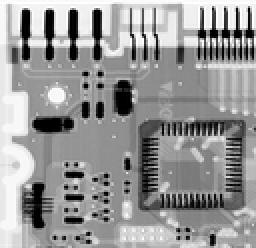
%> input picture fig1.png, 128 x 124 px, shrunk from 518 x 502 before the run (shown 2 times larger)
$ octave week6.m   (GNU Octave 9; MATLAB toolbox functions it lacks are replaced by stand-ins)
%> lines starting %> are read from the running program, lines starting %| are printed output that depends on the picture
### AddGuassion.m
function [img_out] = AddGuassion(img,miu,sigma)
    [M,N] = size(img);
    img_out = img+normrnd(miu,sigma,M,N);
end

### GuassionFilter.m
function [img_out] = GuassionFilter(img,kernal_size)
    [M,N] = size(img);
    guass = zeros(kernal_size);
    center = (kernal_size-1)/2+1;
    for i = 1 : 1 : kernal_size
        for j = 1 : 1 : kernal_size
            guass(i,j) = (i-center)^2+(j-center)^2;
        end
    end
    guass = exp(-guass);
    guass = guass/(sum(sum(guass)));
    expand_img = ImgExpand(img,kernal_size);
    img_out = zeros(size(img));
    for i = 1 : 1 : M
        for j = 1 : 1 : N
            img_out(i,j) = sum(sum(guass.*expand_img(i:i+kernal_size-1,j:j+kernal_size-1)));
        end
    end
end

### ImgExpand.m
function [expand_img] = ImgExpand(img,kernal_size)
    [M,N] = size(img);
    addlen = (kernal_size-1)/2;
    expand_img = zeros(M+2*addlen,N+2*addlen);
    expand_img(addlen+1:M+addlen,addlen+1:N+addlen) = img;
    expand_img(addlen+1:M+addlen,1:addlen) = repmat(img(:,1),1,addlen);
    expand_img(addlen+1:M+addlen,N+addlen+1:N+2*addlen) = repmat(img(:,N),1,addlen);
    expand_img(1:addlen,:) = repmat(expand_img(addlen+1,:),addlen,1);
    expand_img(M+addlen+1:M+2*addlen,:) = repmat(expand_img(M+addlen,:),addlen,1);
end

### MedianFilter.m
function [img_out] = MedianFilter(img,kernal_size)
    [M,N] = size(img);
    expand_img = ImgExpand(img,kernal_size);
    img_out = zeros(size(img));
    for i = 1 : 1 : M
        for j = 1 : 1 : N
            img_out(i,j) = median(reshape(expand_img(i:i+kernal_size-1,j:j+kernal_size-1),1,kernal_size^2));
        end
    end
end

### MeanFilter.m
function [img_out] = MeanFilter(img,kernal_size)
    [M,N] = size(img);
    expand_img = ImgExpand(img,kernal_size);
    filter = 1/(kernal_size^2)*ones(kernal_size);
    img_out = zeros(size(img));
    for i = 1 : 1 : M
        for j = 1 : 1 : N
            img_out(i,j) = sum(sum(expand_img(i:i+kernal_size-1,j:j+kernal_size-1).*filter));
        end
    end
end

### Evaluate.m
function [PSNR] = Evaluate(original,processed)
    [M,N] = size(original);
    diff = original-processed;
    mse = 1/(M*N)*sum(sum(diff.*diff));
    PSNR = 10*log10(255^2/mse);
end

### AddPepersalt.m
function [img_out] = AddPepersalt(img)
    img_out = img;
    [M,N] = size(img);
    for k = 1 : 1 : 6000
        randx = randi([1,M]);
        randy = randi([1,N]);
        if randi([0,1]) == 0
            img_out(randx,randy) = 255;
        else
            img_out(randx,randy) = 0;
        end
    end
end

### week6.m
clear all, close all,clc;
img = imread('fig1.png');
%> img is the input picture: size 124x128x3 uint8; min 0, max 255, mean 151
img = double(rgb2gray(img));
%> img: size 124x128 double
[M,N] = size(img);
%> M = 124; N = 128
img_guass = zeros(M,N,6);
miu = [0,0,0,10,20,40];
sigma = [10,20,40,20,20,20];
for k = 1 : 1 : 6
    img_guass(:,:,k) = AddGuassion(img,miu(k),sigma(k));
end
figure;
for k = 1 : 1 : 6
    subplot(2,3,k);
    imshow(uint8(img_guass(:,:,k)));
    title_str = ['miu = ',num2str(miu(k)),' sigma = ',num2str(sigma(k))];
    title(title_str);
end
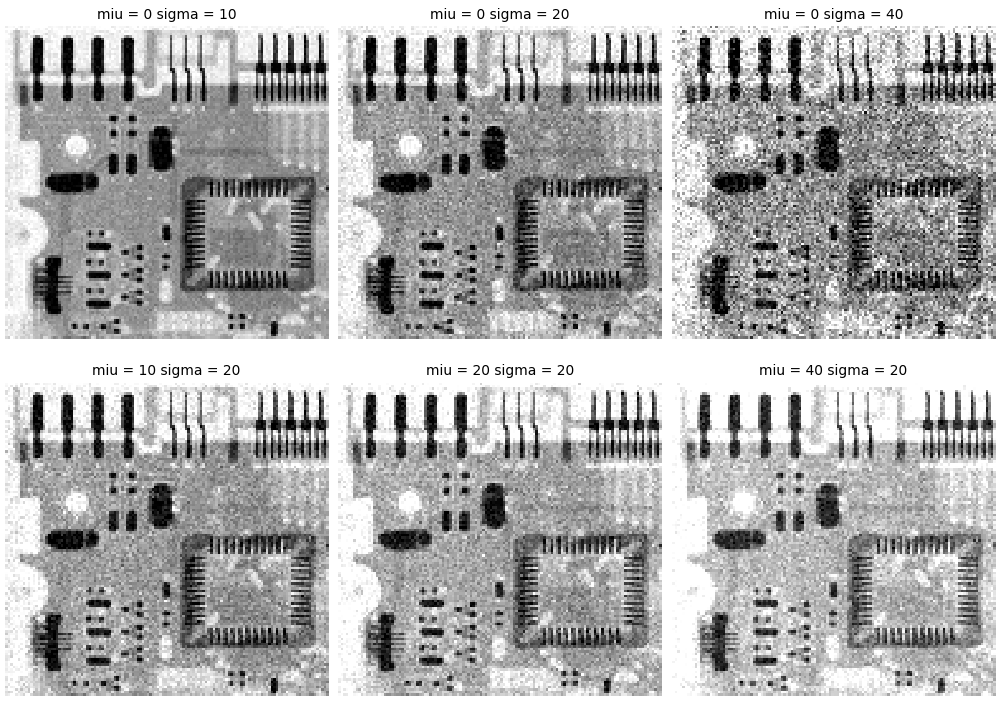
%> figure redrawn from the program's plot data, 6 panels
guass_rect1 = GuassionFilter(img_guass(:,:,2),3);
%> in ImgExpand, `[M,N] = size(img);`: M = 124; N = 128
%> in ImgExpand, `expand_img = zeros(M+2*addlen,N+2*addlen);`: expand_img: size 126x130 double; every value is 0
%> in GuassionFilter, `img_out = zeros(size(img));`: img_out: size 124x128 double; every value is 0
%> the loop in GuassionFilter, `for i = 1 : 1 : M` made 124 passes
median_rect1 = MedianFilter(img_guass(:,:,2),3);
%> the loop in MedianFilter, `for i = 1 : 1 : M` made 124 passes
mean_rect1 = MeanFilter(img_guass(:,:,2),3);
%> the loop in MeanFilter, `for i = 1 : 1 : M` made 124 passes
PSNR1 = zeros(1,3);
PSNR1(1) = Evaluate(img,guass_rect1);
%> in Evaluate, `mse = 1/(M*N)*sum(sum(diff.*diff));`: mse = 335.3
%> in Evaluate, `PSNR = 10*log10(255^2/mse);`: PSNR = 22.88
disp(PSNR1(1));
%| 22.877
PSNR1(2) = Evaluate(img,median_rect1);
disp(PSNR1(2));
%| 20.282
PSNR1(3) = Evaluate(img,mean_rect1);
disp(PSNR1(3));
%| 20.004
figure;
subplot(1,4,1);
imshow(uint8(img_guass(:,:,2)));
title('Guass Noise');
subplot(1,4,2);
imshow(uint8(guass_rect1));
title('Guass Filter');
subplot(1,4,3);
imshow(uint8(median_rect1));
title('Median Filter');
subplot(1,4,4);
imshow(uint8(mean_rect1));
title('Mean Filter');

img_salt = AddPepersalt(img);
figure;
imshow(uint8(img_salt));
title('Peper Salt Noise');
guass_rect2 = GuassionFilter(img_salt,3);
%> call 4 of ImgExpand, with kernal_size = 3
%> in ImgExpand (call 4), `expand_img(addlen+1:M+addlen,1:addlen) = repmat(img(:,1),1,addlen);`: expand_img: size 126x130 double; min 0, max 255, mean 140.3
%> in ImgExpand (call 4), `expand_img(addlen+1:M+addlen,N+addlen+1:N+2*addlen) = repmat(img(:,N),..`: expand_img: size 126x130 double; min 0, max 255, mean 141.5
%> in ImgExpand (call 4), `expand_img(1:addlen,:) = repmat(expand_img(addlen+1,:),addlen,1);`: expand_img: size 126x130 double; min 0, max 255, mean 143.3
%> in ImgExpand (call 4), `expand_img(M+addlen+1:M+2*addlen,:) = repmat(expand_img(M+addlen,:),ad..`:
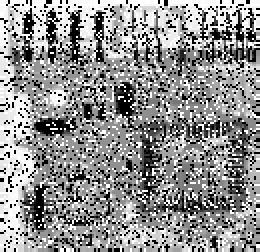
%> expand_img: size 126x130 double (shown 2 times larger); min 0, max 255, mean 144.4
median_rect2 = MedianFilter(img_salt,3);
%> call 2 of MedianFilter, with kernal_size = 3
%> after the loop in MedianFilter (call 2), `for i = 1 : 1 : M`:
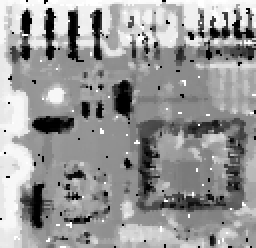
%> img_out: size 124x128 double (shown 2 times larger); min 0, max 255, mean 150.8
mean_rect2 = MeanFilter(img_salt,3);
%> call 2 of MeanFilter, with kernal_size = 3
%> after the loop in MeanFilter (call 2), `for i = 1 : 1 : M`:
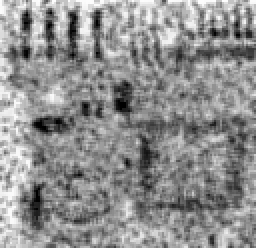
%> img_out: size 124x128 double (shown 2 times larger); min 0, max 253.9, mean 143.2
PSNR2 = zeros(1,3);
PSNR2(1) = Evaluate(img,guass_rect2);
disp(PSNR2(1));
%| 15.244
PSNR2(2) = Evaluate(img,median_rect2);
%> in Evaluate (call 5), `diff = original-processed;`:
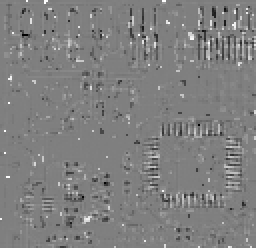
%> diff: size 124x128 double (shown 2 times larger); min -255, max 255, mean 0.2; drawn with min black and max white
%> in Evaluate (call 5), `mse = 1/(M*N)*sum(sum(diff.*diff));`: mse = 1287.4
%> in Evaluate (call 5), `PSNR = 10*log10(255^2/mse);`: PSNR = 17.03
disp(PSNR2(2));
%| 17.034
PSNR2(3) = Evaluate(img,mean_rect2);
%> in Evaluate (call 6), `diff = original-processed;`:
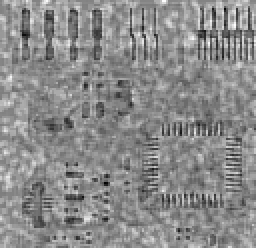
%> diff: size 124x128 double (shown 2 times larger); min -188.7, max 171.4, mean 7.8; drawn with min black and max white
%> in Evaluate (call 6), `mse = 1/(M*N)*sum(sum(diff.*diff));`: mse = 1809.2
%> in Evaluate (call 6), `PSNR = 10*log10(255^2/mse);`: PSNR = 15.56
disp(PSNR2(3));
%| 15.556
figure;
subplot(1,4,1);
imshow(uint8(img_salt));
title('Peper Salt Noise');
subplot(1,4,2);
imshow(uint8(guass_rect2));
title('Guass Filter');
subplot(1,4,3);
imshow(uint8(median_rect2));
title('Median Filter');
subplot(1,4,4);
imshow(uint8(mean_rect2));
title('Mean Filter');
title_str = ['Gradient template 1';'Gradient template 2';'Laplace template 1 ';'Laplace template 2 '];
for mode1 = 1 : 1 : 2
    figure;
    for mode2 = 1 : 1 : 2
       [G,img_out] = Sharpen(img,mode1,mode2);
       subplot(2,2,2*(mode2-1)+1);
       imshow(uint8(G));
       title(title_str((mode1-1)*2+mode2,:));
       subplot(2,2,2*mode2);
       imshow(uint8(img_out));
       title('Enhanced Image');
    end
end
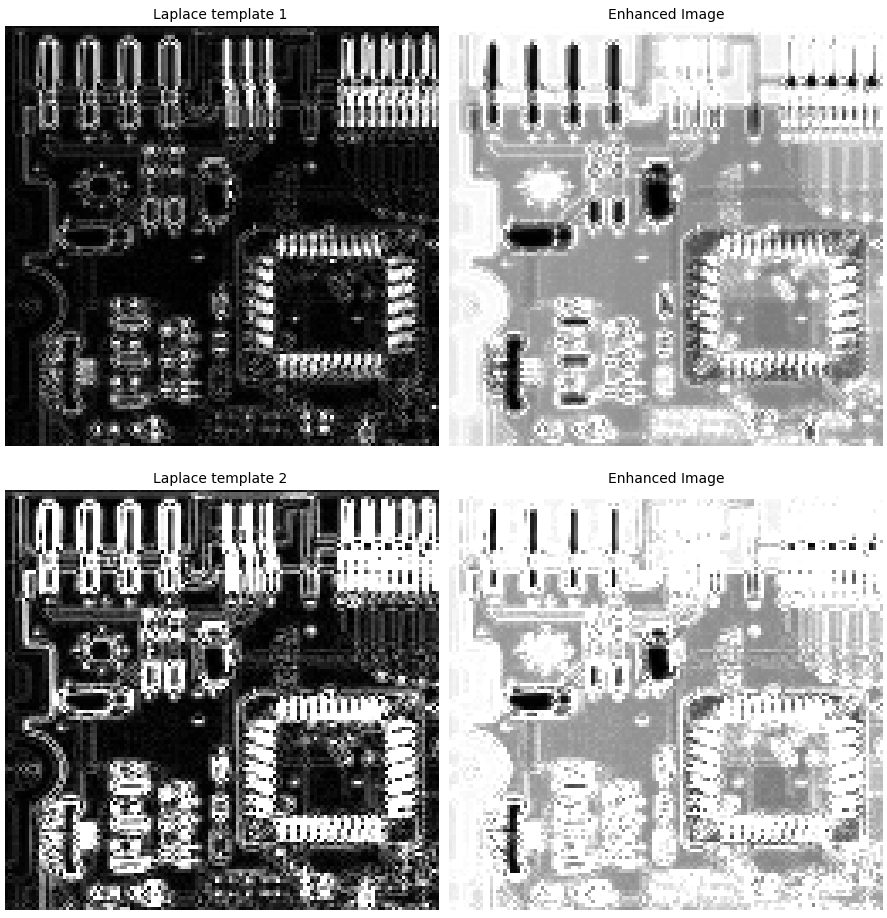
%> figure redrawn from the program's plot data, 4 panels
